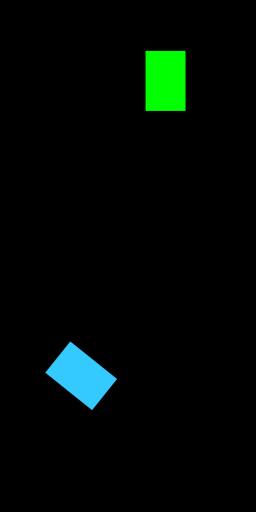
Frame 1 (no input)
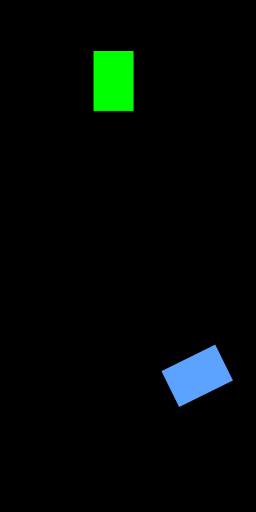
Frame 60 (the mouse pressed at the canvas centre just before this capture)
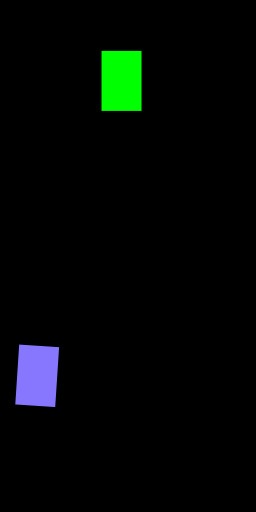
Frame 120 (the mouse held since frame 60 and released just before this capture)

The Processing sketch that drew these frames (run headless with seeded random() and noise(); from frame 60 on, the mouse is pressed at the canvas centre):

// Processing sketch: BlockClass
// ── BlockClass.pde
Block B1;
AmazingBlock B2;
void setup(){
  size(256,512);
  B1 = new Block();
  B2 = new AmazingBlock();
}

void draw(){
  background(0);
  B1.run();
  //stroke(255);
  //line(0,height/2, width, height/2);
  B2.run();
}

void keyPressed(){
  if(key=='r' || key=='R')
    setup();
}

// ── AmazingBlock.pde
class AmazingBlock extends Block{
  float angle;
  
  AmazingBlock(){
    this.angle = random(0,360);
    this.posX = random(0, width);
    this.posY = random(height/2+h/2, height-h/2);
  }
  
  void display(){
    pushMatrix();
    rectMode(CENTER);
    noStroke();
    fill(angle%256,255-angle%256,255);
    translate(posX, posY);
    rotate(radians(angle));
    rect(0,0, w, h);
    popMatrix();
  }
  
  void move(){
    posX += sx*dir;
    if(posX<=0 || posX>=width)
      dir = -dir;
    angle+=5;
  }
  
}

// ── Block.pde

class Block{
  float posX,posY;
  int w, h;
  float sx;
  int dir;
  
  Block(){
    this.w = 40;
    this.h = 60;
    this.posX = random(0, width);
    this.posY = random(h/2, height/2-h/2);
    this.sx = 4;
    this.dir = 1;
  }
  
  void move(){
    posX += sx*dir;
    if(posX<=0 || posX>=width)
      dir = -dir;
  }
  
  void display(){
    rectMode(CENTER);
    noStroke();
    fill(0,255,0);
    rect(posX, posY, w, h);
  }
  
  void run(){
    display();
    move();
  }
  
  
  
}
